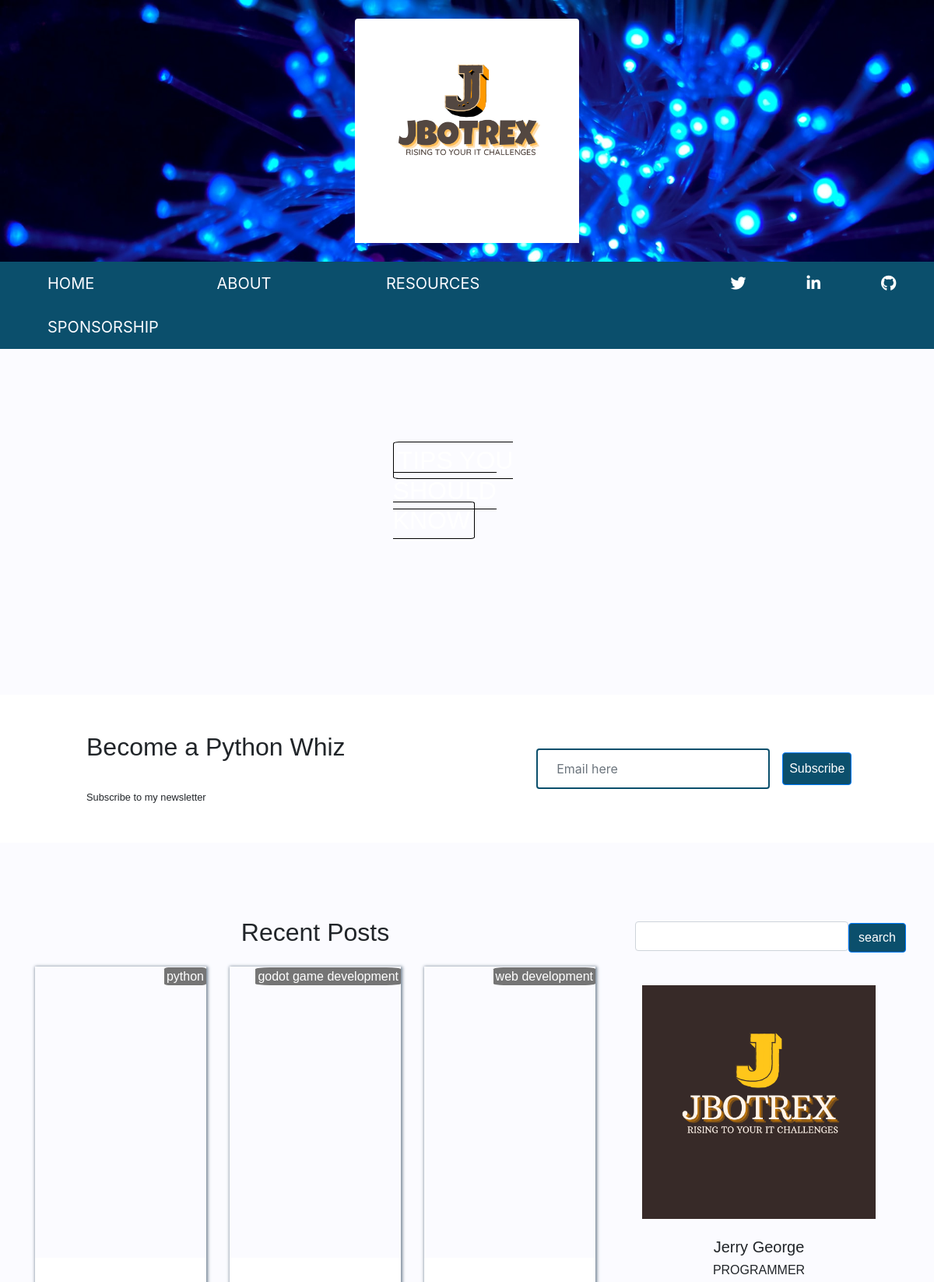
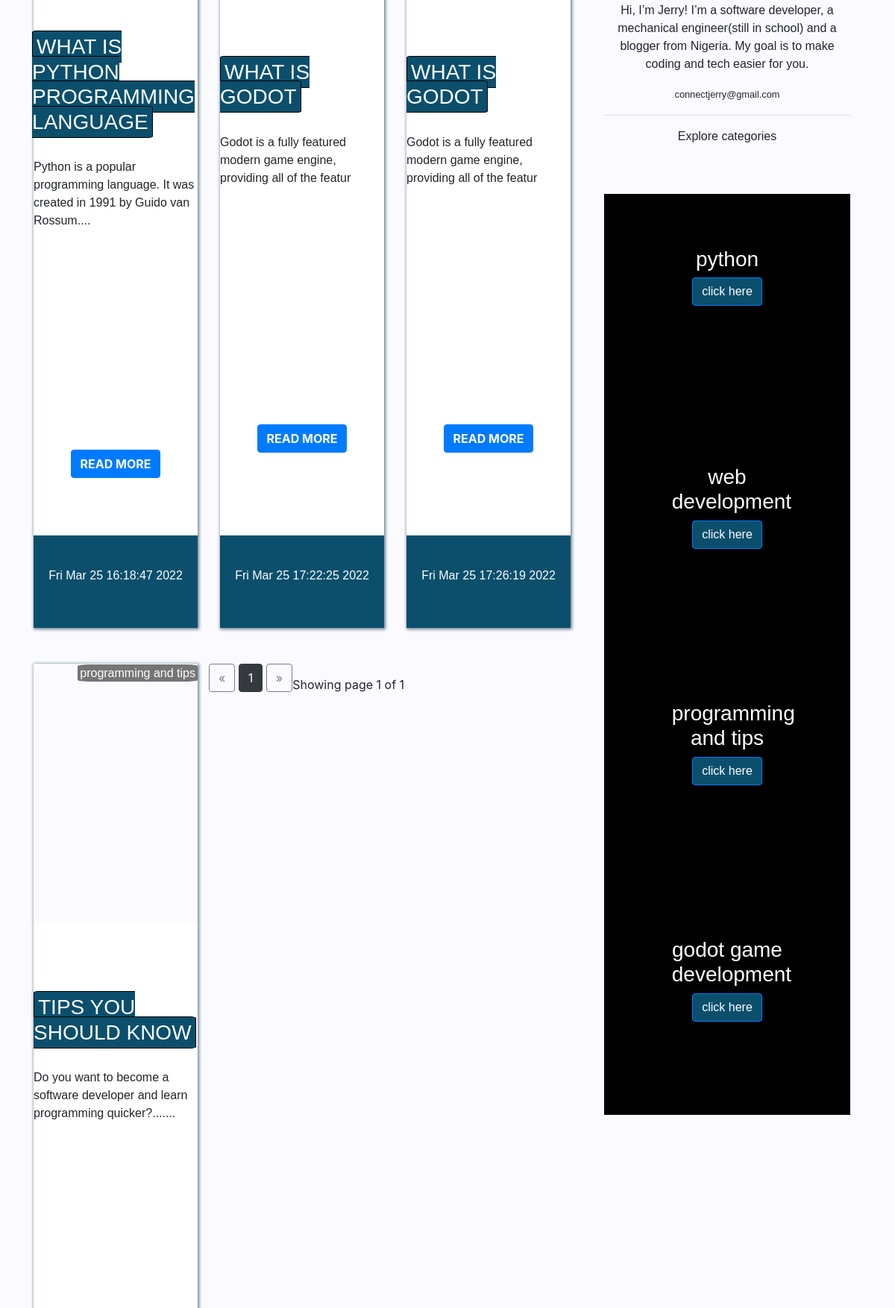
The page / (upper part) on the database its author committed (2 pictures, top to bottom).
### mydatabase.py (models this page shows, shortened)
class Posts(db.Model):
    id = db.Column(db.Integer, primary_key=True, index=True)
    topic = db.Column(db.String, index=True)
    date = db.Column(db.DateTime, default=datetime.utcnow, index=True)
    content = db.Column(db.String, index=True)
    image_name = db.Column(db.String, index=True)
    author_id = db.Column(db.Integer, db.ForeignKey('author.id'), index=True)
    category_id = db.Column(db.Integer, db.ForeignKey('category.id'), index=True)
    description = db.Column(db.String, index=True)

class Category(db.Model):
    id = db.Column(db.Integer, primary_key=True)
    name = db.Column(db.String)
    image_name = db.Column(db.String)
    posts = db.relationship("Posts", backref="catalog", lazy=True)

### app.py (the view)
@app.route('/')
def hello_world():
    return render_template('run.html')

### app.py (called while the page is built)
def filter_special(name_of_category='programming and tips'):
    try:
        id_of_name_of_category = db.session.query(Category).filter_by(name=name_of_category).first().id
        if id_of_name_of_category is not None:
            final = db.session.query(Posts).filter_by(category_id=id_of_name_of_category).order_by(
                db.session.query(Posts.date)).all()
            return final
        else:
            return ''
    except:
        return ''

@app.context_processor
def universal():
    cat = db.session.query(Category.name).all()
    page = request.args.get('page', 1, type=int)
    database_query = {
        'posts': Posts.query.paginate(page=page, per_page=6),
        'posts_size': len(db.session.query(Posts).order_by(db.session.query(Posts.date)).all()),
        'category': db.session.query(Category).all(),
        'articles': db.session.query(Posts).filter_by(topic='anything'),
        'filter_special_size': len(filter_special())
    }
    return dict(navigation=navbar, socialicons=socialmedia, category=cat, my_database_query=database_query)

### templates/run.html
{% include 'header.html' %}
{% include 'main.html' %}
{% include 'footer.html' %}

### templates/main.html (shortened to what this page needs)
<div class="">
    <div class="row p-5 hide">
        <div class="col-lg-12  d-flex justify-content-center align-items-center flex-wrap  h-100 hide">
            {% for i in range(my_database_query.filter_special_size) %}
                <div class="col-lg-3 ">
                    <div class="mysectionboxes myoverlay ">
                        <div class="mycaptionholder">
                            <h2>
                                <a href="/articles/{{ my_filter_special()[i].topic }}"
                                   class="removedecorations"> {{ my_filter_special()[i].topic }}</a>
                            </h2>
                            <br>
                        </div>
                    </div>
                </div>
            {% endfor %}
        </div>
    </div>
</div>
<div id="whizcom" class="row  mt-lg-5 removespacesub" style="background-color: white">
    <div class="col-lg-12 d-flex mobile " id="whiz">
        <div id="" class=" col-lg-6 ml-lg-5 p-5  beans">
            <h2 style="font-family: Tahoma, Verdana, Helvetica, Arial, sans-serif">Become a Python Whiz</h2><br>
            <small style="font-family:  Tahoma, Verdana, Helvetica, Arial, sans-serif">Subscribe to my
                newsletter</small>
        </div>
        <div class=" col-lg-5  d-flex align-items-center justify-content-center mobile ">
            <form name="newsletter" class="form-inline " action="/subscribing_news_letter" method="post">
                <div class="form-group fillme">
                    <input type="text" name="newsletteri" id="" class="form-control p-4 bluesapphireoutline   "
                           placeholder="Email here"
                           aria-describedby="helpId">
                </div>
            <input name="submit_newsletter" id="" class="btn btn-primary bluesapphire p-2 ml-3 fillme"
                   style="font-family:  Tahoma, Verdana, Helvetica, Arial, sans-serif" type="submit" value="Subscribe">
            </form>
        </div>
    </div>
</div>
<div class="row mt-5 mt-5">
    <div class="col-lg-12 d-flex flex-wrap pt-5  " style="">
        <div class="col-lg-8 d-flex justify-content-center mb-3 mobile tabletdisplay"><h2
                style="font-family:  Tahoma, Verdana, Helvetica, Arial, sans-serif">Recent Posts</h2></div>
        <div class="col-lg-4 d-flex justify-content-center mb-3 mobile">
            <form name='' class="form-inline" method="post" action="/search">
                <div class="form-group fillme">
                    <input type="text" name="search" id="" class="form-control " placeholder=""
                           aria-describedby="helpId">
                    <input name="" id=""
                           style="margin-top:4px; font-family:  Tahoma, Verdana, Helvetica, Arial, sans-serif"
                           class="btn btn-primary bluesapphire fillme" type="submit" value="search">
                </div>
            </form>
        </div>
        <div class="col-lg-8  d-flex flex-wrap mobile changeHeight  " style="height: 2500px">
            {% for i in my_database_query['posts'].items %}
                <div class="col-lg-4 mb-lg-5 fillme ">
                    <div class="mysectionboxesp moboverlay fillme ">
                        <div class="myoverlayholderp myoverlayp"><span
                                class="myoverlaytag">{{ i.catalog.name }}</span></div>
                        <div class="myoverlaytextp">
                            <h3 style="color:# "><a href=""
                                                    class="removedecorations bluesapphire mobremove">{{ i.topic |safe }}</a>
                            </h3><br>
                            <p style="height:50%;overflow:hidden;font-family:  Tahoma, Verdana, Helvetica, Arial, sans-serif"> {{ i.description |safe }}</p>
                            <a name="" id="" class="btn btn-primary"
                               href="/articles/{{ i.topic }}" role="button"><b>READ
                                MORE</b></a>
                        </div>
                        <div class="myoverlaydate"><p
                                style="font-family:  Tahoma, Verdana, Helvetica, Arial, sans-serif">{{ i.date.ctime() }}</p>
                        </div>
                    </div>
                </div>
            {% endfor %}
            <div class="text-right">
                <a href="{{ url_for('hello_world', page=my_database_query['posts'].prev_num) }}"
                   class="btn btn-outline-dark
       {% if my_database_query['posts'].page == 1 %}disabled{% endif %}">
                    &laquo;
                </a>
                {% for page_num in my_database_query['posts'].iter_pages(left_edge=1, right_edge=1, left_current=1, right_current=2) %}
                    {% if page_num %}
                        {% if my_database_query['posts'].page == page_num %}
                            <a href="{{ url_for('hello_world', page=page_num) }}"
                               class="btn btn-dark">
                                {{ page_num }}
                            </a>
                        {% else %}
                            <a href="{{ url_for('hello_world', page=page_num) }}"
                               class="btn btn-outline-dark">
                                {{ page_num }}
                            </a>
                        {% endif %}
                    {% else %}
                        ...
                    {% endif %}
                {% endfor %}
                <a href="{{ url_for('hello_world', page=my_database_query['posts'].next_num) }}"
                   class="btn btn-outline-dark
       {% if my_database_query['posts'].page == my_database_query['posts'].pages %}disabled{% endif %}">
                    &raquo;
                </a>
            </div>
            <p class="text-right mt-3">
                Showing page {{ my_database_query['posts'].page }} of {{ my_database_query['posts'].pages }}
            </p>
        </div>
        <div class="col-lg-4  d-flex flex-column hide" style="height: 1900px">
            <div class="row d-flex " style="height: 35%;width: 100%;">
                <div class="col-lg-12 d-flex justify-content-center align-items-center tabletPadding">
                    <div class="imagecontainerclass  " style="width: 300px;height: 300px">
                        <img src="../static/assests/mypic.png" height="100%" width="100%" alt="">
                    </div>
                </div>
                <div class="col-lg-12  text-center" style="font-family:  Tahoma, Verdana, Helvetica, Arial, sans-serif">
                    <h5>Jerry George</h5>
                    <h6>PROGRAMMER</h6>
                    <p>Hi, I’m Jerry! I’m a software developer, a mechanical engineer(still in school) and a blogger
                        from Nigeria. My goal is to make coding and tech easier for you.</p>
                    <small>connectjerry@gmail.com</small>
                    <hr>
                    <p>Explore categories</p>
                </div>
            </div>
            <div class="row d-flex hide " style="height: 65%;width: 100%; ">
                {% for i in my_database_query['category'] %}
                    <div class="col-lg-12">
                        <div class="exploreboxes">
                            <div class="exploreoverlay" id="hh">
                                <div class="exploreoverlaytext"
                                     style="font-family: Tahoma, Verdana, Helvetica, Arial, sans-serif">
                                    <h3 class="text-white">{{ i.name }}</h3>
                                    <a name="" id="" class="btn btn-primary bluesapphire"
                                       href="/filter_articles/{{ i.name }}" role="button">
                                        click here</a>
                                </div>
                            </div>
                        </div>
                    </div>
                {% endfor %}
            </div>
        </div>
    </div>
</div>

### static/mysitecss/style.css (style rules this page uses)
.bluesapphire { background-color: #0B4F6C; }
.bluesapphireoutline { border: 2px solid #0B4F6C; }
* { padding: 0; margin: 0; box-sizing: border-box; }

### static/mysitecss/main.css (style rules this page uses)
.mysectionboxes { width: 100%; height: 300px; align-self: center; }
.myoverlay { display: flex; justify-content: flex-start; align-items: center; color: white; width: 100%; background-size: cover; }
.mycaptionholder { margin: auto; width: 80%; }
.removedecorations { color: white; text-transform: uppercase; text-decoration: none; font-family: Tahoma, Verdana, Helvetica, Arial, sans-serif; padding: 5px; border: 1px solid black; border-radius: 5%; }
.mysectionboxesp { position: relative; height: 100%; box-shadow: 1px 1px 4px 1px slategrey; }
.myoverlayholderp { width: 100%; height: 30%; text-align: right; }
.myoverlayp { width: 100%; background-size: cover; }
.myoverlaytag { border-radius: 10%; background-color: #757575; color: white; padding: 3px; font-family: Tahoma, Verdana, Helvetica, Arial, sans-serif; }
.myoverlaytextp { display: flex; flex-direction: column; flex-shrink: 3; align-items: center; justify-content: center; width: 100%; height: 60%; word-wrap: break-word; background-color: white; }
.myoverlaydate { display: flex; justify-content: center; align-items: center; width: 100%; height: 10%; background-color: #0B4F6C; color: white; }
.exploreboxes { display: flex; justify-content: center; align-items: center; width: 100%; height: 100%; background-color: black; overflow: hidden; }
.exploreoverlay, .exploreoverlay1 { display: flex; justify-content: center; align-items: center; width: 100%; height: 100%; overflow: auto; transition: 2s ease-in-out; background-size: cover;; }
.exploreoverlaytext { height: 50%; justify-content: center; text-align: center; width: 45%; }

### templates/header.html (style rules this page uses)
body { overflow-x: hidden !important; }

### rows shown on the page
Posts: catalog.name "python", topic "WHAT IS PYTHON PROGRAMMING LANGUAGE", description "Python is a popular programming language. It was created in 1991 by Guido van Rossum....", date.ctime "Fri Mar 25 16:18:47 2022"
Posts: catalog.name "godot game development", topic "WHAT IS GODOT", description "Godot is a fully featured modern game engine, providing all of the featur", date.ctime "Fri Mar 25 17:22:25 2022"
Posts: catalog.name "web development", topic "WHAT IS GODOT", description "Godot is a fully featured modern game engine, providing all of the featur", date.ctime "Fri Mar 25 17:26:19 2022"
Posts: catalog.name "programming and tips", topic "TIPS YOU SHOULD KNOW", description "Do you want to become a software developer and learn programming quicker?......."
Category: name "python"
Category: name "web development"
Category: name "programming and tips"
Category: name "godot game development"

### other values the page prints
{{ i[0] }} "HOME" "ABOUT" "RESOURCES" "SPONSORSHIP"
{{ page_num }} "1"
{{ my_database_query['posts'].page }} "1"
{{ my_database_query['posts'].pages }} "1"
